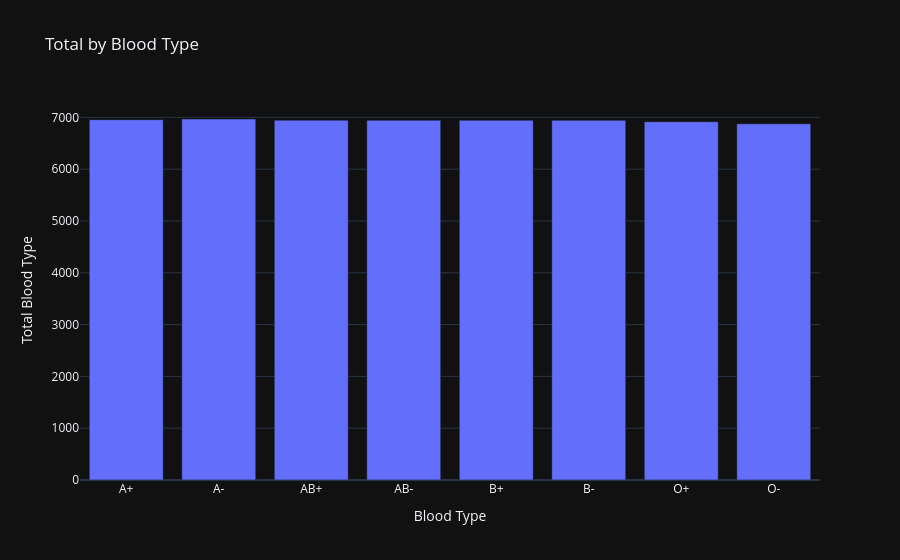

Notebook code for this chart:
### Code cell
data = hlth_df.groupby('Blood Type')['Blood Type'].size().rename('Total Blood Type').reset_index()

fig = px.bar(data, x='Blood Type', y='Total Blood Type', title="Total by Blood Type")

fig.show()

### Figure 1 — Plotly figure (JSON) as saved in the notebook; plotly's stock layout.template omitted (floating-point values rounded to 4 significant figures)
{"data": [{"hovertemplate": "Blood Type=%{x}<br>Total Blood Type=%{y}<extra></extra>", "legendgroup": "", "marker": {"color": "#636efa", "pattern": {"shape": ""}}, "name": "", "orientation": "v", "showlegend": false, "textposition": "auto", "x": ["A+", "A-", "AB+", "AB-", "B+", "B-", "O+", "O-"], "xaxis": "x", "y": [6956, 6969, 6947, 6945, 6945, 6944, 6917, 6877], "yaxis": "y", "type": "bar"}], "layout": {"xaxis": {"anchor": "y", "domain": [0.0, 1.0], "title": {"text": "Blood Type"}}, "yaxis": {"anchor": "x", "domain": [0.0, 1.0], "title": {"text": "Total Blood Type"}}, "legend": {"tracegroupgap": 0}, "title": {"text": "Total by Blood Type"}, "barmode": "relative"}}
